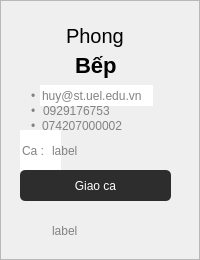
           <widget class="QFrame" name="frmEmployeeRow5">
            <property name="sizePolicy">
             <sizepolicy hsizetype="Preferred" vsizetype="Preferred">
              <horstretch>0</horstretch>
              <verstretch>0</verstretch>
             </sizepolicy>
            </property>
            <property name="minimumSize">
             <size>
              <width>0</width>
              <height>50</height>
             </size>
            </property>
            <property name="styleSheet">
             <string notr="true">#frmEmployeeRow5 {
	background-color: white;
	border-radius:4px;
	border:1px solid #E0E0E0;
}</string>
            </property>
            <property name="frameShape">
             <enum>QFrame::StyledPanel</enum>
            </property>
            <property name="frameShadow">
             <enum>QFrame::Raised</enum>
            </property>
            <widget class="QLineEdit" name="leEmployeeRow5Name">
             <property name="geometry">
              <rect>
               <x>0</x>
               <y>20</y>
               <width>191</width>
               <height>31</height>
              </rect>
             </property>
             <property name="styleSheet">
              <string notr="true">QLineEdit {
	font-family: &quot;Montserrat&quot;;
	font-size:20px;
	font-weight:none;
	background-color:transparent;
	border:1px;
}</string>
             </property>
             <property name="text">
              <string>Phong</string>
             </property>
             <property name="alignment">
              <set>Qt::AlignCenter</set>
             </property>
            </widget>
            <widget class="QLineEdit" name="leEmployeeRow5Position">
             <property name="geometry">
              <rect>
               <x>70</x>
               <y>50</y>
               <width>51</width>
               <height>31</height>
              </rect>
             </property>
             <property name="styleSheet">
              <string notr="true">QLineEdit {
	font-family: &quot;Montserrat&quot;;
	font-size:22px;
	font-weight:530;
	background-color:transparent;
	border:1px;
	padding-left:3px;
}</string>
             </property>
             <property name="text">
              <string>Bếp</string>
             </property>
            </widget>
            <widget class="QLabel" name="lblEmployeeRow5Dot">
             <property name="geometry">
              <rect>
               <x>31</x>
               <y>85</y>
               <width>21</width>
               <height>21</height>
              </rect>
             </property>
             <property name="styleSheet">
              <string notr="true">QLabel {
	color: #828282;
}</string>
             </property>
             <property name="text">
              <string>•</string>
             </property>
            </widget>
            <widget class="QLineEdit" name="leEmployeeRow5Email">
             <property name="geometry">
              <rect>
               <x>40</x>
               <y>85</y>
               <width>113</width>
               <height>21</height>
              </rect>
             </property>
             <property name="styleSheet">
              <string notr="true">QLineEdit {
	border:none;
	color: #828282;
}</string>
             </property>
             <property name="text">
              <string>huy@st.uel.edu.vn</string>
             </property>
            </widget>
            <widget class="QLabel" name="lblEmployeeRow5Dot2">
             <property name="geometry">
              <rect>
               <x>31</x>
               <y>100</y>
               <width>20</width>
               <height>21</height>
              </rect>
             </property>
             <property name="styleSheet">
              <string notr="true">QLabel {
	color: #828282;
}</string>
             </property>
             <property name="text">
              <string>•</string>
             </property>
            </widget>
            <widget class="QLineEdit" name="leEmployeeRow5Phone">
             <property name="geometry">
              <rect>
               <x>41</x>
               <y>100</y>
               <width>111</width>
               <height>21</height>
              </rect>
             </property>
             <property name="styleSheet">
              <string notr="true">QLineEdit {
	border:none;
	color: #828282;
	background-color:transparent;
}</string>
             </property>
             <property name="text">
              <string>0929176753</string>
             </property>
            </widget>
            <widget class="QLineEdit" name="leEmployeeRow5Ca">
             <property name="geometry">
              <rect>
               <x>20</x>
               <y>130</y>
               <width>41</width>
               <height>41</height>
              </rect>
             </property>
             <property name="font">
              <font>
               <pointsize>9</pointsize>
              </font>
             </property>
             <property name="styleSheet">
              <string notr="true">QLineEdit {
	border:none;
	color: #828282;
}</string>
             </property>
             <property name="text">
              <string>Ca :</string>
             </property>
            </widget>
            <widget class="QPushButton" name="btnEmployeeRow5Assign">
             <property name="geometry">
              <rect>
               <x>20</x>
               <y>170</y>
               <width>151</width>
               <height>31</height>
              </rect>
             </property>
             <property name="cursor">
              <cursorShape>PointingHandCursor</cursorShape>
             </property>
             <property name="styleSheet">
              <string notr="true">QPushButton {
	font: 11pt &quot;Monteserrat&quot;;
	color: white				;
	border-radius: 5px;
	background-color: #2D2D2D; 
}</string>
             </property>
             <property name="text">
              <string>Giao ca</string>
             </property>
            </widget>
            <widget class="QPushButton" name="btnEmployeeRow5Delete">
             <property name="geometry">
              <rect>
               <x>150</x>
               <y>10</y>
               <width>31</width>
               <height>31</height>
              </rect>
             </property>
             <property name="cursor">
              <cursorShape>PointingHandCursor</cursorShape>
             </property>
             <property name="styleSheet">
              <string notr="true">QPushButton {
	background-color: transparent;
	border: none;
}
</string>
             </property>
             <property name="text">
              <string/>
             </property>
             <property name="icon">
              <iconset>
               <normaloff>C:/Administrator/Downloads/project/images/xoa.jpg</normaloff>C:/Administrator/Downloads/project/images/xoa.jpg</iconset>
             </property>
             <property name="iconSize">
              <size>
               <width>30</width>
               <height>30</height>
              </size>
             </property>
            </widget>
            <widget class="QLineEdit" name="leEmployeeRow5Shift">
             <property name="geometry">
              <rect>
               <x>50</x>
               <y>130</y>
               <width>51</width>
               <height>41</height>
              </rect>
             </property>
             <property name="font">
              <font>
               <pointsize>9</pointsize>
              </font>
             </property>
             <property name="styleSheet">
              <string notr="true">QLineEdit {
	border:none;
	color: #828282;
	background-color: transparent;
}</string>
             </property>
             <property name="text">
              <string>label</string>
             </property>
            </widget>
            <widget class="QLineEdit" name="leEmployeeRow5ExtraField">
             <property name="geometry">
              <rect>
               <x>50</x>
               <y>210</y>
               <width>51</width>
               <height>41</height>
              </rect>
             </property>
             <property name="font">
              <font>
               <pointsize>9</pointsize>
              </font>
             </property>
             <property name="styleSheet">
              <string notr="true">QLineEdit {
	border:none;
	color: #828282;
	background-color: transparent;
}</string>
             </property>
             <property name="text">
              <string>label</string>
             </property>
            </widget>
            <widget class="QLineEdit" name="leEmployeeRow5CCCD">
             <property name="geometry">
              <rect>
               <x>40</x>
               <y>110</y>
               <width>111</width>
               <height>31</height>
              </rect>
             </property>
             <property name="styleSheet">
              <string notr="true">QLineEdit {
	border:none;
	color: #828282;
	background-color: transparent;
}</string>
             </property>
             <property name="text">
              <string>074207000002</string>
             </property>
            </widget>
            <widget class="QLabel" name="lblEmployeeRow5Dot3">
             <property name="geometry">
              <rect>
               <x>31</x>
               <y>110</y>
               <width>20</width>
               <height>31</height>
              </rect>
             </property>
             <property name="styleSheet">
              <string notr="true">QLabel {
	color: #828282;
}</string>
             </property>
             <property name="text">
              <string>•</string>
             </property>
            </widget>
           </widget>
